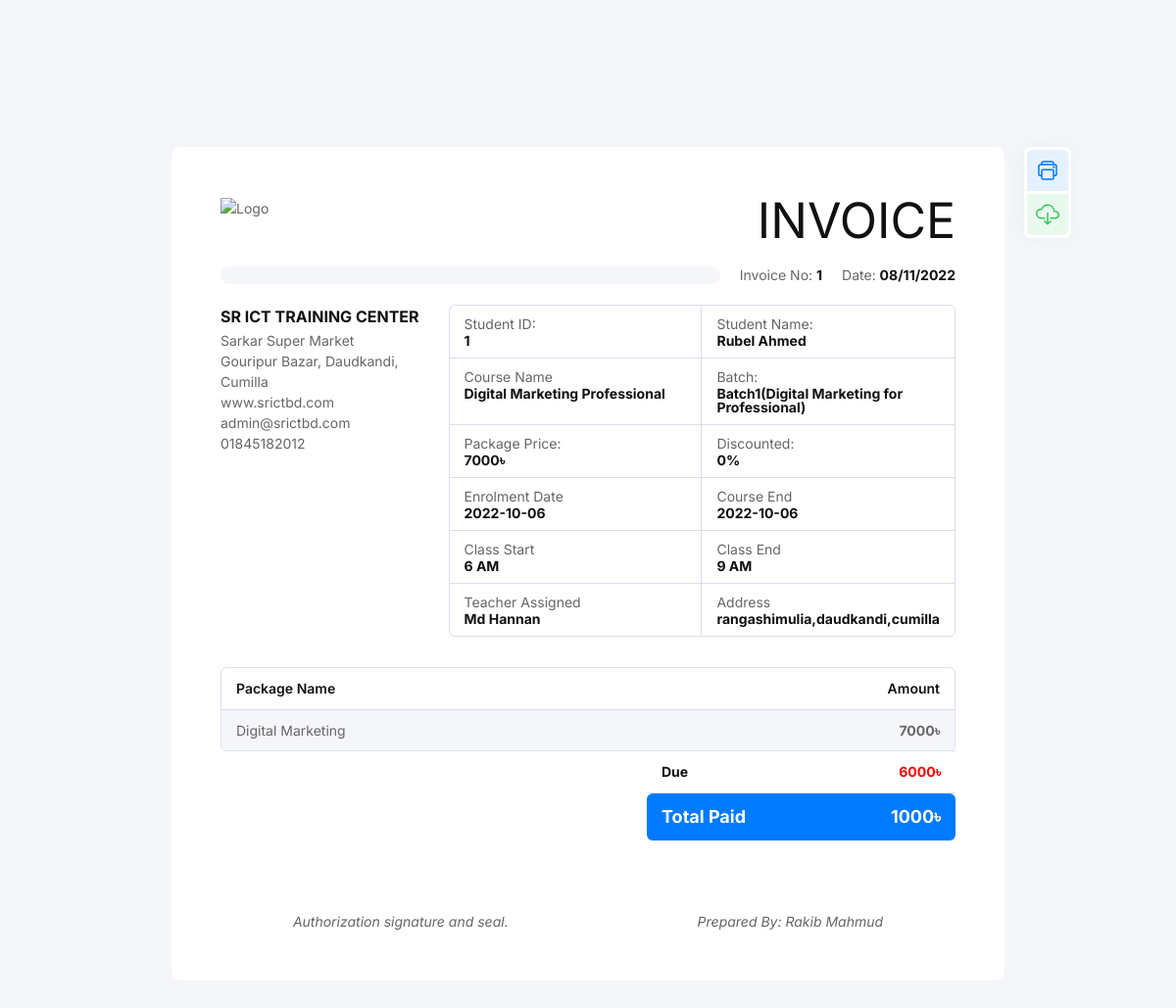
The page /invoice/paid_student_billing.php?id=1 (signed in) on the database its author committed.
### tables this page shows
CREATE TABLE `student` (
  `id` int(11) NOT NULL,
  `name` varchar(255) NOT NULL,
  `mobile` varchar(255) NOT NULL,
  `address` varchar(255) NOT NULL,
  `email` varchar(255) NOT NULL,
  `nid` varchar(255) NOT NULL,
  `study` varchar(255) NOT NULL,
  `teacher_asign` int(11) NOT NULL,
  `reference` varchar(55) NOT NULL,
  `package` int(255) NOT NULL,
  `batch` varchar(255) NOT NULL,
  `paid` int(255) NOT NULL,
  `discount` int(11) DEFAULT NULL,
  `due` int(255) NOT NULL,
  `total_amount` int(255) DEFAULT NULL,
  `reg_date` timestamp NOT NULL DEFAULT current_timestamp() ON UPDATE current_timestamp(),
  `status` enum('1','0') NOT NULL,
  `uid` int(11) NOT NULL
);

CREATE TABLE `package` (
  `package_id` int(11) NOT NULL,
  `package_name` varchar(255) NOT NULL,
  `type` varchar(55) DEFAULT NULL,
  `price` int(255) NOT NULL
);

CREATE TABLE `batch` (
  `id` int(11) NOT NULL,
  `uid` int(11) NOT NULL,
  `batch_name` varchar(255) NOT NULL,
  `package_id` int(11) DEFAULT NULL,
  `reg_date` timestamp NOT NULL DEFAULT current_timestamp()
);

CREATE TABLE `enrolment` (
  `enrollment_id` int(11) NOT NULL,
  `enrollment_date` varchar(255) NOT NULL,
  `from` varchar(55) NOT NULL,
  `to` varchar(55) NOT NULL,
  `sid` int(11) NOT NULL,
  `complete_date` varchar(55) DEFAULT NULL,
  `reg_date` timestamp NOT NULL DEFAULT current_timestamp()
);

CREATE TABLE `teacher` (
  `id` int(11) NOT NULL,
  `uid` int(11) NOT NULL,
  `teacher_name` varchar(255) NOT NULL,
  `designation` varchar(255) NOT NULL,
  `working_days` varchar(55) NOT NULL,
  `status` enum('1','0') NOT NULL
);

### invoice/paid_student_billing.php (the view, shortened to what this page needs)
<?php
include '../include/database_connect.php';
if (isset($_GET['id'])) {
  $id = $_GET['id'];
  if ($allStudent = $con->query("SELECT * FROM student WHERE id='$id' ")) {
    while ($rows = $allStudent->fetch_assoc()) {
      $id = $rows['id'];
      $uid = $rows['uid'];
      $name = $rows['name'];
      $package = $rows['package'];
      $batch = $rows['batch'];
      $address = $rows['address'];
      $discount = $rows['discount'];
      $paid = $rows['paid'];
      $due = $rows['due'];
      $total_amount = $rows['total_amount'];
      $teacher_asign = $rows['teacher_asign'];
      $address = $rows['address'];
    }
  }
}
if (isset($_GET['id'])) {
  $id = $_GET['id'];
}
?>
<!DOCTYPE html>
<html class="no-js" lang="en">
<head>
  <link rel="stylesheet" href="assets/css/style.css">
</head>
<body style="margin-top: 10%">
  <div class="tm_container">
    <div class="tm_invoice_wrap">
      <div class="tm_invoice tm_style1" id="tm_download_section">
        <div class="tm_invoice_in">
          <div class="tm_invoice_head tm_mb20">
            <div class="tm_invoice_left">
              <div class="tm_logo"><img src="assets/img/favicon3.png" alt="Logo"><br> </div>
            </div>
            <div class="tm_invoice_right tm_text_right">
              <div class="tm_primary_color tm_f50 tm_text_uppercase">Invoice</div>
            </div>
          </div>
          <div class="tm_invoice_info tm_mb20">
            <div class="tm_invoice_seperator tm_gray_bg"></div>
            <div class="tm_invoice_info_list">
              <p class="tm_invoice_number tm_m0">Invoice No: <b class="tm_primary_color"><?php echo $id; ?> </b></p>
              <p class="tm_invoice_date tm_m0">Date: <b class="tm_primary_color"><?php echo date("d/m/Y") ?></b></p>
            </div>
          </div>
          <div class="tm_invoice_head tm_mb10">
            <div class="tm_invoice_left">
              <p class="tm_mb2 tm_f16"><b class="tm_primary_color tm_text_uppercase">SR ICT Training Center</b></p>
              <p>
                Sarkar Super Market <br>Gouripur Bazar, Daudkandi, Cumilla <br>
                www.srictbd.com <br>
                admin@srictbd.com<br>
                01845182012
              </p>
            </div>
            <div class="tm_invoice_right" style="width:69% !important">
              <div class="tm_grid_row tm_col_2  tm_col_2_sm tm_invoice_table tm_round_border">
                <div>
                  <p class="tm_m0">Student ID:</p>
                  <b class="tm_primary_color"><?php echo $id; ?></b>
                </div>
                <div>
                  <p class="tm_m0">Student Name:</p>
                  <b class="tm_primary_color"><?php echo $name; ?></b>
                </div>
                <div>
                  <p class="tm_m0">Course Name</p>
                  <b class="tm_primary_color">
                    <?php
                    $id = $id;
                    if ($packageList = $con->query("SELECT * FROM package WHERE package_id='$package' ")) {
                      while ($rows = $packageList->fetch_array()) {
                        echo '' . $rows['package_name'] . ' ' . $rows['type'] . ' ';
                      }
                    }
                    ?>
                  </b>
                </div>
                <div>
                  <p class="tm_m0">Batch:</p>
                  <b class="tm_primary_color">
                    <?php
                    if ($allPackag = $con->query("SELECT batch.id, batch.batch_name, package.package_id,package.package_name,package.type FROM batch INNER JOIN package ON package.package_id=batch.package_id WHERE id=$batch")) {
                      while ($rows = $allPackag->fetch_array()) {
                        echo '' . $rows['batch_name'] . '(' . $rows['package_name'] . ' for ' . $rows['type'] . ')';
                      }
                    }
                    ?>
                  </b>
                </div>
                <div>
                  <p class="tm_m0">Package Price:</p>
                  <b class="tm_primary_color"><?php
                                              if ($batch3 = $con->query("SELECT * FROM package WHERE package_id='$package' ")) {
                                                while ($rows4 = $batch3->fetch_array()) {
                                                  echo $pck = $rows4['price']  . '৳';
                                                }
                                              }
                                              ?></b>
                </div>
                <div>
                  <p class="tm_m0">Discounted:</p>
                  <b class="tm_primary_color"><?php echo $discount; ?>%</b>
                </div>
                <div>
                  <p class="tm_m0">Enrolment Date</p>
                  <b class="tm_primary_color">
                    <?php
                    if ($batch3 = $con->query("SELECT * FROM enrolment WHERE sid='$id' ")) {
                      while ($rows4 = $batch3->fetch_array()) {
                        echo $pck = $rows4['enrollment_date'];
                      }
                    }
                    ?>
                  </b>
                </div>
                <div>
                  <p class="tm_m0">Course End</p>
                  <b class="tm_primary_color">
                    <?php
                    $id = $id;
                    if ($batch3 = $con->query("SELECT * FROM enrolment WHERE sid='$id' ")) {
                      while ($rows4 = $batch3->fetch_array()) {
                        echo $pck = $rows4['complete_date'];
                      }
                    }
                    ?>
                  </b>
                </div>
                <div>
                  <p class="tm_m0">Class Start</p>
                  <b class="tm_primary_color">
                    <?php
                    if ($batch3 = $con->query("SELECT * FROM enrolment WHERE sid='$id' ")) {
                      while ($rows4 = $batch3->fetch_array()) {
                        echo $pck = $rows4['from'];
                      }
                    }
                    ?>
                  </b>
                </div>
                <div>
                  <p class="tm_m0">Class End</p>
                  <b class="tm_primary_color">
                    <?php
                    if ($batch3 = $con->query("SELECT * FROM enrolment WHERE sid='$id' ")) {
                      while ($rows4 = $batch3->fetch_array()) {
                        echo $pck = $rows4['to'];
                      }
                    }
                    ?>
                  </b>
                </div>
                <div>
                  <p class="tm_m0">Teacher Assigned</p>
                  <b class="tm_primary_color">
                    <?php
                    $teacherAsign = $teacher_asign;
                    if ($batch3 = $con->query("SELECT * FROM teacher WHERE id='$teacherAsign' ")) {
                      while ($rows4 = $batch3->fetch_array()) {
                        echo $pck = $rows4['teacher_name'];
                      }
                    }
                    ?>
                  </b>
                </div>
                <div>
                  <p class="tm_m0">Address</p>
                  <b class="tm_primary_color">
                    <?php echo $address; ?>
                  </b>
                </div>
              </div>
            </div>
          </div>
          <br>
          <div class="tm_table tm_style1">
            <div class="tm_round_border">
              <div class="tm_table_responsive">
                <table>
                  <thead>
                    <tr>
                      <th class="tm_width_5 tm_semi_bold tm_primary_color">Package Name</th>
                      <th class="tm_width_2 tm_semi_bold tm_primary_color tm_text_right">Amount</th>
                    </tr>
                  </thead>
                  <tbody>
                    <tr class="tm_gray_bg">
                      <td class="tm_width_5"><?php
                                              if ($batch55 = $con->query("SELECT * FROM package WHERE package_id='$package' ")) {
                                                while ($rows55 = $batch55->fetch_array()) {
                                                  echo $pck2 = $rows55['package_name'];
                                                }
                                              }
                                              ?></td>
                      <td class="tm_width_2 tm_text_right"><b><?php echo $total_amount . '৳'; ?></b></td>
                    </tr>
                  </tbody>
                </table>
              </div>
            </div>
            <div class="tm_invoice_footer">
              <div class="tm_left_footer">
              </div>
              <div class="tm_right_footer">
                <table>
                  <tbody>
                    <tr class="tm_border_top">
                      <td class="tm_width_3 tm_primary_color tm_border_none tm_bold">Due</td>
                      <td class="tm_width_3 tm_danger_color tm_text_right tm_border_none tm_bold"><?php echo $due . '৳'; ?></td>
                    </tr>
                    <tr class="tm_border_top">
                      <td class="tm_width_3 tm_border_top_0 tm_bold tm_f18 tm_white_color tm_accent_bg tm_radius_6_0_0_6">Total Paid </td>
                      <td class="tm_width_3 tm_border_top_0 tm_bold tm_f18 tm_primary_color tm_text_right tm_white_color tm_accent_bg tm_radius_0_6_6_0"><?php echo $paid . '৳'; ?></td>
                    </tr>
                  </tbody>
                </table>
              </div>
            </div>
          </div>
          <div class="tm_note tm_text_center tm_m0_md">
            <p class="tm_m0" align=""><br> <br>Authorization signature and seal. &nbsp; &nbsp; &nbsp; &nbsp; &nbsp;&nbsp; &nbsp; &nbsp; &nbsp; &nbsp; &nbsp; &nbsp; &nbsp; &nbsp; &nbsp;&nbsp; &nbsp; &nbsp; &nbsp; &nbsp;&nbsp; &nbsp; &nbsp; &nbsp; &nbsp;&nbsp;
              Prepared By:
              <?php
              if ($batch66 = $con->query("SELECT * FROM admin WHERE id='$uid' ")) {
                while ($rows66 = $batch66->fetch_array()) {
                  echo $uid2 = $rows66['name'];
                }
              }
              ?></p>
          </div>
        </div>
      </div>
      <div class="tm_invoice_btns tm_hide_print">
        <a href="javascript:window.print()" class="tm_invoice_btn tm_color1">
          <span class="tm_btn_icon">
          </span>
        </a>
        <button id="tm_download_btn" class="tm_invoice_btn tm_color2">
          <span class="tm_btn_icon">
          </span>
        </button>
      </div>
    </div>
  </div>
</body>
</html>

### rows shown on the page
student: name "Rubel Ahmed", discount "0", address "rangashimulia,daudkandi,cumilla", total_amount "7000", due "6000", paid "1000"
package: package_name "Digital Marketing", type "Professional", price "7000৳"
batch: batch_name "Batch1", package.package_name "Digital Marketing", package.type "Professional"
enrolment: enrollment_date "2022-10-06", complete_date "2022-10-06", from "6 AM", to "9 AM"
teacher: teacher_name "Md Hannan"

### other values the page prints
$id "1"
$uid2 = $rows66['name'] "Rakib Mahmud"
